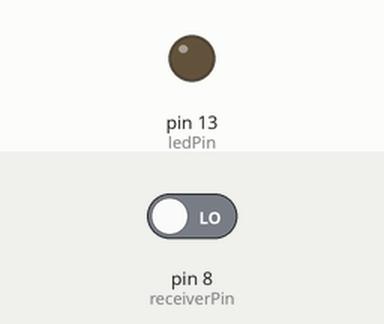
This sketch was run on a simulated Arduino Uno, built with avr-gcc and run on an emulated ATmega328P. Parts: output pins drawn as LEDs (lit = HIGH). The inputs (shaded band) are chosen by the test bench; at power-on: pin 8 (receiverPin) LOW.

Above: at 1.2 s.
1.3 s: pin 8 (receiverPin) driven HIGH
At 1.6 s:
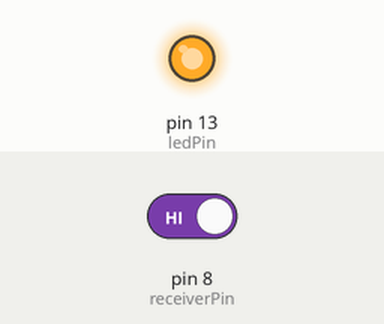
2.8 s: pin 8 (receiverPin) driven LOW
At 3.9 s:
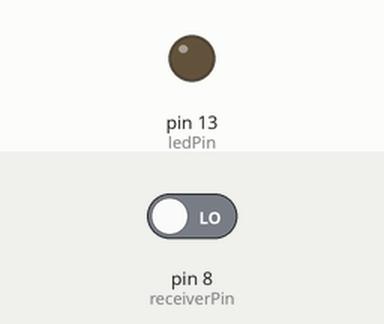
Timing chart, 0 to 5.8 s (numbered marks = the images above; inputs shaded):
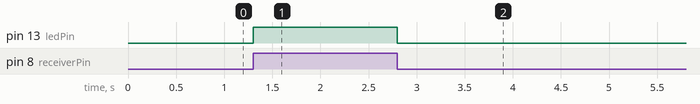

Measured:
- after the input at 1.3 s, pin 13 (ledPin): LOW → HIGH at once
- after the input at 2.8 s, pin 13 (ledPin): HIGH → LOW at once

The sketch:

Receiver_Sketch.ino
```cpp
//READ ME
//This is preliminary testing sketch for using the RF Reciever. Worked, but had some difficulty
//and bugs in the connection. Recommend purchasing a higher quality reciever, or working
//with I2C protocol on arduino

int receiverPin = 8;
int ledPin = 13;

void setup() {
  // put your setup code here, to run once:

pinMode(receiverPin, INPUT);
pinMode(ledPin, OUTPUT);
}

void loop() {
int fobRead = digitalRead(receiverPin);
if (fobRead == HIGH){
  digitalWrite(ledPin, HIGH);
}
else{
  digitalWrite(ledPin, LOW);
}
  // put your main code here, to run repeatedly:

}
```
